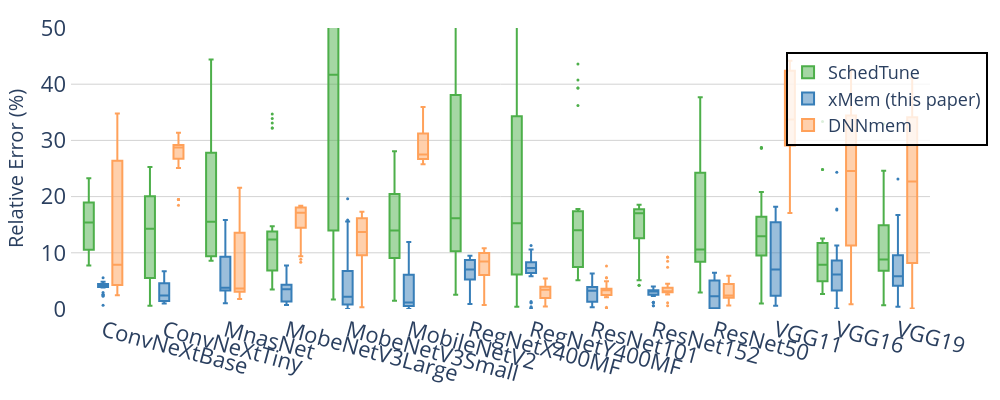

Here is the notebook cell this chart was saved with:
### Code cell
fig = e_plot.llm_plot_relative_error_in_box_diagram_with_verification_data(
    title="Evaluation-Relative Error Experiments Result across Estimators-SGD",
    data_dir=project_base,
    overall_median=False,
    image_size=(1000, 400),
    font_size=20,
    legend_font_size=18,
    tickfont_size=22,
    view_mode = False,
    yrange=(0, 50),
)
fig.show()

### Figure 1 — Plotly figure (JSON) as saved in the notebook; plotly's stock layout.template omitted (floating-point values rounded to 4 significant figures; data arrays with more than 128 entries replaced by an {"elided": "..."} marker saying what was removed)
{"data": [{"alignmentgroup": "True", "hovertemplate": "Estimator=SchedTune<br>Model=%{x}<br>Error=%{y}<extra></extra>", "legendgroup": "SchedTune", "marker": {"color": "#4daf4a", "size": 3}, "name": "SchedTune", "notched": false, "offsetgroup": "SchedTune", "orientation": "v", "showlegend": true, "x": {"elided": "560 str values"}, "x0": " ", "xaxis": "x", "y": {"elided": "560 float values"}, "y0": " ", "yaxis": "y", "type": "box"}, {"alignmentgroup": "True", "hovertemplate": "Estimator=xMem (this paper)<br>Model=%{x}<br>Error=%{y}<extra></extra>", "legendgroup": "xMem (this paper)", "marker": {"color": "#377eb8", "size": 3}, "name": "xMem (this paper)", "notched": false, "offsetgroup": "xMem (this paper)", "orientation": "v", "showlegend": true, "x": {"elided": "560 str values"}, "x0": " ", "xaxis": "x", "y": {"elided": "560 float values"}, "y0": " ", "yaxis": "y", "type": "box"}, {"alignmentgroup": "True", "hovertemplate": "Estimator=DNNmem<br>Model=%{x}<br>Error=%{y}<extra></extra>", "legendgroup": "DNNmem", "marker": {"color": "#FFA15A", "size": 3}, "name": "DNNmem", "notched": false, "offsetgroup": "DNNmem", "orientation": "v", "showlegend": true, "x": {"elided": "560 str values"}, "x0": " ", "xaxis": "x", "y": {"elided": "560 float values"}, "y0": " ", "yaxis": "y", "type": "box"}], "layout": {"xaxis": {"anchor": "y", "domain": [0.0, 1.0], "title": {"font": {"size": 20}}, "categoryorder": "array", "categoryarray": ["ConvNeXtBase", "ConvNeXtTiny", "MnasNet", "MobeNetV3Large", "MobeNetV3Small", "MobileNetV2", "RegNetX400MF", "RegNetY400MF", "ResNet101", "ResNet152", "ResNet50", "VGG11", "VGG16", "VGG19"], "tickangle": 15, "tickfont": {"size": 22}, "showgrid": false}, "yaxis": {"anchor": "x", "domain": [0.0, 1.0], "title": {"text": "Relative Error (%)", "font": {"size": 20}}, "tickfont": {"size": 22}, "showgrid": true, "gridcolor": "LightGray", "zeroline": false, "range": [0, 50]}, "legend": {"title": {}, "tracegroupgap": 0, "font": {"size": 18}, "orientation": "v", "yanchor": "bottom", "y": 0.58, "xanchor": "center", "x": 0.95, "bgcolor": "rgba(255,255,255,0.8)", "bordercolor": "Black", "borderwidth": 2}, "margin": {"t": 20, "l": 60, "r": 20, "b": 50, "pad": 4}, "boxmode": "group", "font": {"size": 20}, "title": {"x": 0.5}, "plot_bgcolor": "white", "width": 1000, "height": 400}}
